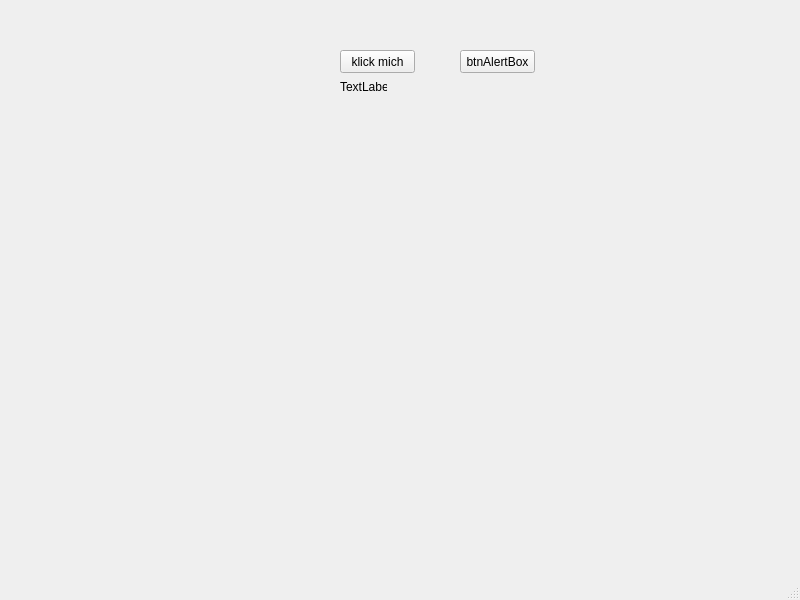
<?xml version="1.0" encoding="UTF-8"?>
<ui version="4.0">
 <class>MainWindow</class>
 <widget class="QMainWindow" name="MainWindow">
  <property name="geometry">
   <rect>
    <x>0</x>
    <y>0</y>
    <width>800</width>
    <height>600</height>
   </rect>
  </property>
  <property name="windowTitle">
   <string>MainWindow</string>
  </property>
  <widget class="QWidget" name="centralwidget">
   <widget class="QPushButton" name="btnTest">
    <property name="geometry">
     <rect>
      <x>340</x>
      <y>50</y>
      <width>75</width>
      <height>23</height>
     </rect>
    </property>
    <property name="text">
     <string>klick mich</string>
    </property>
   </widget>
   <widget class="QLabel" name="myLabel">
    <property name="geometry">
     <rect>
      <x>340</x>
      <y>80</y>
      <width>47</width>
      <height>13</height>
     </rect>
    </property>
    <property name="text">
     <string>TextLabel</string>
    </property>
   </widget>
   <widget class="QPushButton" name="btnAlertBox">
    <property name="geometry">
     <rect>
      <x>460</x>
      <y>50</y>
      <width>75</width>
      <height>23</height>
     </rect>
    </property>
    <property name="text">
     <string>btnAlertBox</string>
    </property>
   </widget>
  </widget>
  <widget class="QMenuBar" name="menubar">
   <property name="geometry">
    <rect>
     <x>0</x>
     <y>0</y>
     <width>800</width>
     <height>21</height>
    </rect>
   </property>
  </widget>
  <widget class="QStatusBar" name="statusbar"/>
 </widget>
 <resources/>
 <connections/>
</ui>
